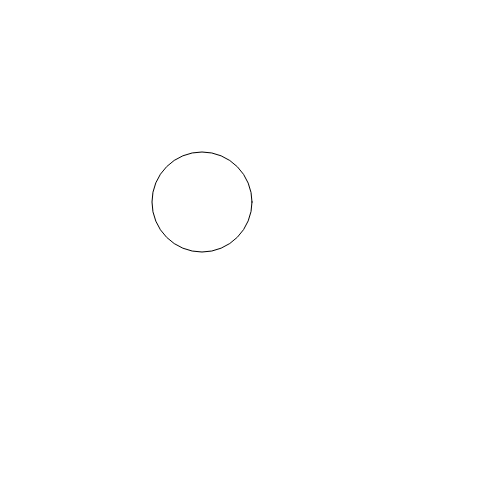
Frame 1 (no input)
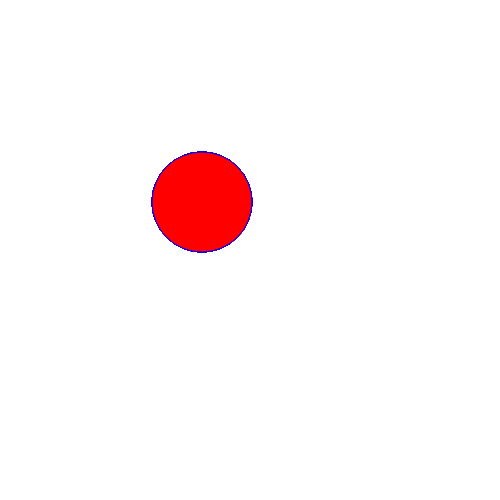
Frame 60 (no input)
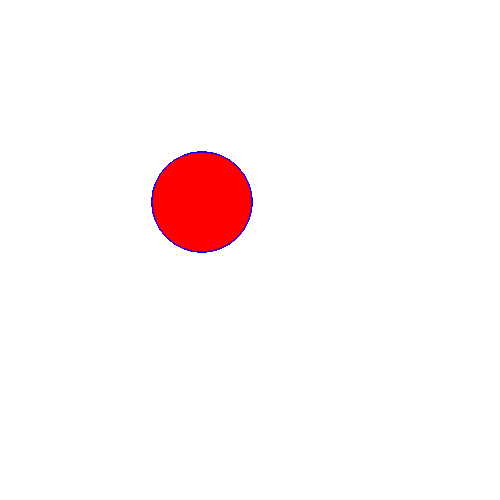
Frame 120 (the mouse pressed at the canvas centre since frame 60)

The p5.js sketch that drew these frames (run headless with seeded random() and noise() and a simulated clock; from frame 60 on, the mouse is pressed at the canvas centre):

// p5.js sketch
// ── sketch.js
function setup() {
  createCanvas (500,500);
}

function draw() {
  ellipse (202, 202,100);
  stroke (0,0,255);
  fill(255,0,0);
}
